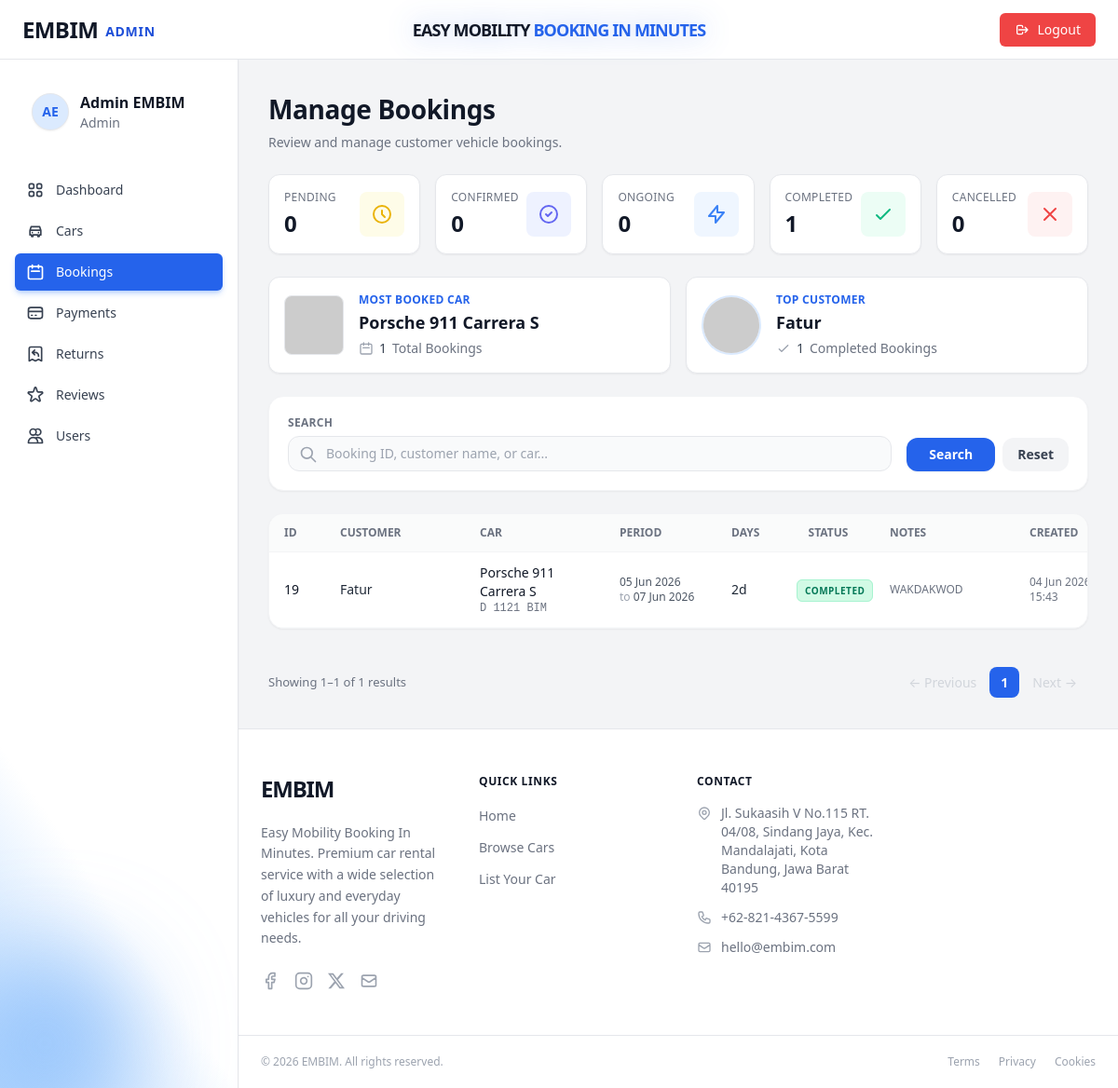
The page /admin/index.php?page=manage_bookings (signed in) on the database as committed earlier.
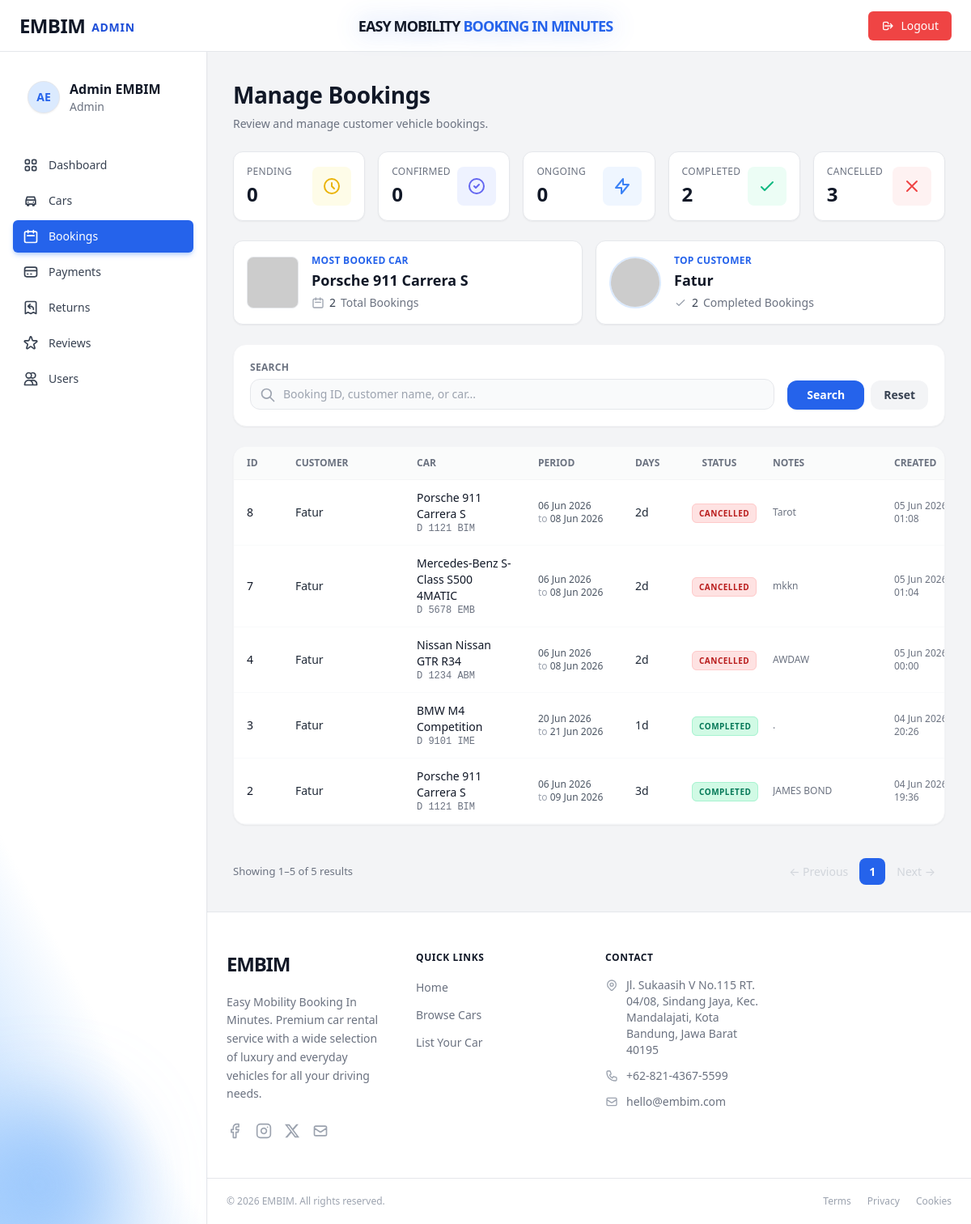
The same page on the database as committed later.
### tables this page shows
CREATE TABLE `cars` (
  `id` int(11) NOT NULL,
  `brand` varchar(80) NOT NULL,
  `model` varchar(100) NOT NULL,
  `year` year(4) NOT NULL,
  `stock` int(11) NOT NULL,
  `license_plate` varchar(20) NOT NULL,
  `price_per_day` decimal(12,2) NOT NULL,
  `status` enum('available','booked','maintenance') NOT NULL DEFAULT 'available',
  `transmission` enum('automatic','manual') NOT NULL DEFAULT 'automatic',
  `fuel_type` enum('gasoline','diesel','electric','hybrid') NOT NULL DEFAULT 'gasoline',
  `seats` tinyint(4) NOT NULL DEFAULT 5,
  `description` text DEFAULT NULL,
  `photo` varchar(255) DEFAULT NULL COMMENT 'Nama file gambar di folder assets/images',
  `created_at` datetime NOT NULL DEFAULT current_timestamp(),
  `updated_at` datetime NOT NULL DEFAULT current_timestamp() ON UPDATE current_timestamp()
);

CREATE TABLE `users` (
  `id` int(11) NOT NULL,
  `full_name` varchar(100) NOT NULL,
  `email` varchar(150) NOT NULL,
  `password` varchar(255) NOT NULL COMMENT 'bcrypt hash',
  `phone` varchar(20) DEFAULT NULL,
  `address` text DEFAULT NULL,
  `role` enum('admin','user') NOT NULL DEFAULT 'user',
  `photo_profile` varchar(100) DEFAULT NULL,
  `photo_ktp` varchar(100) DEFAULT NULL,
  `photo_sim` varchar(100) DEFAULT NULL,
  `created_at` datetime NOT NULL DEFAULT current_timestamp(),
  `updated_at` datetime NOT NULL DEFAULT current_timestamp() ON UPDATE current_timestamp()
);

CREATE TABLE `bookings` (
  `id` int(11) NOT NULL,
  `user_id` int(11) NOT NULL,
  `car_id` int(11) NOT NULL,
  `start_date` date NOT NULL,
  `end_date` date NOT NULL,
  `total_days` smallint(6) NOT NULL DEFAULT 1,
  `total_price` decimal(14,2) NOT NULL,
  `status` enum('pending','confirmed','ongoing','completed','cancelled') DEFAULT 'pending',
  `notes` text DEFAULT NULL,
  `identity_photo` varchar(255) DEFAULT NULL,
  `payment_method` enum('transfer_bank_bri','transfer_bank_mandiri','shopeepay','dana','ovo','gopay','transfer_bank_bni','transfer_bank_bca','transfer_bank_seabank') DEFAULT NULL,
  `payment_status` enum('unpaid','paid','refunded') DEFAULT 'unpaid',
  `payment_proof` varchar(255) DEFAULT NULL,
  `paid_at` datetime DEFAULT NULL,
  `created_at` datetime DEFAULT current_timestamp(),
  `updated_at` datetime DEFAULT current_timestamp() ON UPDATE current_timestamp()
);

### admin/controllers/AdminBookingController.php (called while the page is built, shortened)
<?php
require_once __DIR__ . '/../models/DashboardModel.php';
class AdminBookingController
{
    private DashboardModel $dashModel;
    private int $perPage = 10;
    public function __construct()
    {
        $this->dashModel = new DashboardModel();
    }
    public function manageBookings(): void
    {
        $status = trim($_GET['status'] ?? '');
        $search = trim($_GET['search'] ?? '');
        $all         = $this->dashModel->getBookingsFiltered($status, $search);
        $total       = count($all);
        $totalPages  = max(1, (int) ceil($total / $this->perPage));
        $currentPage = max(1, min($totalPages, (int) ($_GET['p'] ?? 1)));
        $offset      = ($currentPage - 1) * $this->perPage;
        $bookings    = array_slice($all, $offset, $this->perPage);
        $topCar  = $this->dashModel->getTopCar();
        $topUser = $this->dashModel->getTopUser();
        require_once __DIR__ . '/../views/manage_bookings.php';
    }
}

### admin/index.php (called while the page is built, shortened)
<?php
    require_once __DIR__ . '/config/database.php';
    require_once __DIR__ . '/controllers/AdminBookingController.php';
    $page = $_GET['page'] ?? 'dashboard';
    match ($page) {
        'add_car'               => (new DashboardController())->addCar(),
        'edit_car'              => (new DashboardController())->editCar(),
        'delete_car'            => (new DashboardController())->deleteCar(),
        'manage_cars'           => (new DashboardController())->manageCars(),
        'manage_bookings'       => (new AdminBookingController())->manageBookings(),
        'manage_payments'       => (new DashboardController())->managePayments(),
        'export_payments'       => (new DashboardController())->exportPayments(),
        'payment_detail'        => (new DashboardController())->paymentDetail(),
        'edit_payment'          => (new DashboardController())->editPayment(),
        'booking_detail'        => (new AdminBookingController())->bookingDetail(),
        'edit_booking'          => (new AdminBookingController())->editBooking(),
        'delete_booking'        => (new AdminBookingController())->deleteBooking(),
        'manage_users'          => (new UserController())->manageUsers(),
        'manage_returns'        => (new AdminReturnController())->manageReturns(),
        'add_return'            => (new AdminReturnController())->addReturn(),
        'return_detail'         => (new AdminReturnController())->returnDetail(),
        'edit_return'           => (new AdminReturnController())->editReturn(),
        'delete_return'         => (new AdminReturnController())->deleteReturn(),
        'manage_reviews'        => (new AdminReviewController())->manageReviews(),
        'delete_review'         => (new AdminReviewController())->deleteReview(),
        'edit_profile'          => (new ProfileController())->editProfile(),
        'api_check_bookings'    => (new AdminBookingController())->checkNewBookings(),
        'api_check_cancelled_bookings' => (new AdminBookingController())->checkCancelledBookings(),
        default                 => (new DashboardController())->dashboard(),
    };

### admin/config/database.php (called while the page is built, shortened)
<?php
function getPDO(): PDO {
    static $pdo = null;
    if ($pdo === null) {
        $dsn = sprintf('mysql:host=%s;dbname=%s;charset=%s', DB_HOST, DB_NAME, DB_CHARSET);
        $pdo = new PDO($dsn, DB_USER, DB_PASS, [
            PDO::ATTR_ERRMODE            => PDO::ERRMODE_EXCEPTION,
            PDO::ATTR_DEFAULT_FETCH_MODE => PDO::FETCH_ASSOC,
            PDO::ATTR_EMULATE_PREPARES   => false,
        ]);
    }
    return $pdo;
}

### admin/models/DashboardModel.php (called while the page is built, shortened)
<?php
require_once __DIR__ . '/../config/database.php';
class DashboardModel {
    public function getBookingsFiltered(string $status = '', string $search = ''): array {
        $sql = "
            SELECT
                b.`id`, b.`user_id`, b.`car_id`,
                b.`start_date`, b.`end_date`, b.`total_days`,
                b.`total_price`, b.`status`, b.`notes`,
                b.`payment_status`,
                b.`created_at`, b.`updated_at`,
                u.`full_name`  AS customer_name,
                CONCAT(c.`brand`, ' ', c.`model`) AS car_name,
                c.`license_plate`,
                r.`id` AS return_id, r.`late_days`, r.`car_condition`,
                (SELECT COUNT(*) FROM `reviews` rev WHERE rev.`booking_id` = b.`id`) AS review_count
            FROM `bookings` b
            JOIN `users` u ON u.`id` = b.`user_id`
            JOIN `cars`  c ON c.`id` = b.`car_id`
            LEFT JOIN `returns` r ON r.`booking_id` = b.`id`
            WHERE 1=1
        ";
        $params = [];
        $sql .= " ORDER BY b.`id` DESC";
        $stmt = getPDO()->prepare($sql);
        $stmt->execute($params);
        return $stmt->fetchAll();
    }
    public function getTopCar(): ?array {
        $sql = "
            SELECT c.*, COUNT(b.id) as booking_count
            FROM `cars` c
            JOIN `bookings` b ON c.id = b.car_id
            GROUP BY c.id
            ORDER BY booking_count DESC
            LIMIT 1
        ";
        $stmt = getPDO()->query($sql);
        $result = $stmt->fetch(PDO::FETCH_ASSOC);
        return $result ?: null;
    }
    public function getTopUser(): ?array {
        $sql = "
            SELECT u.*, COUNT(b.id) as booking_count
            FROM `users` u
            JOIN `bookings` b ON u.id = b.user_id
            WHERE b.`status` = 'completed'
            GROUP BY u.id
            ORDER BY booking_count DESC
            LIMIT 1
        ";
        $stmt = getPDO()->query($sql);
        $result = $stmt->fetch(PDO::FETCH_ASSOC);
        return $result ?: null;
    }
}

### admin/views/manage_bookings.php (the view, shortened to what the rows shown need)
<?php require_once __DIR__ . '/partials/layout_top.php'; ?>
<div class="space-y-6">
  <div class="page-heading">
    <h1>Manage Bookings</h1>
  </div>
  <div class="grid grid-cols-1 md:grid-cols-2 gap-4 mb-6">
    <?php if (!empty($topCar)): ?>
    <div class="bg-white rounded-xl border border-gray-200 p-4 flex items-center gap-4 shadow-sm hover:shadow-md transition-shadow">
      <div class="w-16 h-16 shrink-0 rounded-lg overflow-hidden bg-gray-100 border border-gray-200">
        <img src="../assets/images/<?= htmlspecialchars($topCar['photo']) ?>" alt="Top Car" class="w-full h-full object-cover" onerror="this.src='https://ui-avatars.com/api/?name=Car&background=f3f4f6&color=9ca3af'" />
      </div>
      <div class="flex-1 min-w-0">
        <p class="text-xs font-bold text-blue-600 uppercase tracking-wide mb-0.5">Most Booked Car</p>
        <p class="text-lg font-bold text-gray-900 truncate"><?= htmlspecialchars($topCar['brand'] . ' ' . $topCar['model']) ?></p>
        <p class="text-sm text-gray-500 mt-1 flex items-center gap-1.5">
          <svg xmlns="http://www.w3.org/2000/svg" class="h-4 w-4 text-gray-400" fill="none" viewBox="0 0 24 24" stroke="currentColor" stroke-width="2"><path stroke-linecap="round" stroke-linejoin="round" d="M8 7V3m8 4V3m-9 8h10M5 21h14a2 2 0 002-2V7a2 2 0 00-2-2H5a2 2 0 00-2 2v12a2 2 0 002 2z"/></svg>
          <span class="font-medium text-gray-700"><?= $topCar['booking_count'] ?></span> Total Bookings
        </p>
      </div>
    </div>
    <?php endif; ?>
    <?php if (!empty($topUser)): ?>
    <div class="bg-white rounded-xl border border-gray-200 p-4 flex items-center gap-4 shadow-sm hover:shadow-md transition-shadow">
      <div class="w-16 h-16 shrink-0 rounded-full overflow-hidden bg-gray-100 border-2 border-blue-100">
        <img src="../assets/images/user/<?= htmlspecialchars($topUser['photo_profile'] ?? 'default.png') ?>" alt="Top User" class="w-full h-full object-cover" onerror="this.src='https://ui-avatars.com/api/?name=<?= urlencode($topUser['full_name']) ?>&background=eff6ff&color=1d4ed8'" />
      </div>
      <div class="flex-1 min-w-0">
        <p class="text-xs font-bold text-blue-600 uppercase tracking-wide mb-0.5">Top Customer</p>
        <p class="text-lg font-bold text-gray-900 truncate"><?= htmlspecialchars($topUser['full_name']) ?></p>
        <p class="text-sm text-gray-500 mt-1 flex items-center gap-1.5">
          <svg xmlns="http://www.w3.org/2000/svg" class="h-4 w-4 text-gray-400" fill="none" viewBox="0 0 24 24" stroke="currentColor" stroke-width="2"><path stroke-linecap="round" stroke-linejoin="round" d="M5 13l4 4L19 7"/></svg>
          <span class="font-medium text-gray-700"><?= $topUser['booking_count'] ?></span> Completed Bookings
        </p>
      </div>
    </div>
    <?php endif; ?>
  </div>
  <div class="bg-white rounded-2xl shadow-sm border border-gray-100 overflow-hidden mb-6">
    <div class="overflow-x-auto">
      <table class="w-full text-left text-sm text-gray-600 table-fixed min-w-[1000px]">
        <thead class="bg-gray-50/80 border-b border-gray-100 text-xs uppercase font-semibold text-gray-500">
          <tr>
            <th class="px-4 py-3 w-[6%]">ID</th>
            <th class="px-4 py-3 w-[15%]">Customer</th>
            <th class="px-4 py-3 w-[15%]">Car</th>
            <th class="px-4 py-3 w-[12%]">Period</th>
            <th class="px-4 py-3 w-[7%]">Days</th>
            <th class="px-4 py-3 w-[10%] text-center">Status</th>
            <th class="px-4 py-3 w-[15%]">Notes</th>
            <th class="px-4 py-3 w-[10%]">Created</th>
          </tr>
        </thead>
      <tbody>
        <?php if (empty($bookings)): ?>
          <tr><td colspan="9" class="text-center py-10 text-gray-400">No booking data found.</td></tr>
        <?php else: foreach ($bookings as $b): ?>
        <tr class="hover:bg-blue-50/30 transition-colors group border-b border-gray-50">
          <td class="px-4 py-3 font-medium text-gray-900"><?= (int)$b['id'] ?></td>
          <td class="px-4 py-3 font-medium text-gray-800"><?= htmlspecialchars($b['customer_name']) ?></td>
          <td class="px-4 py-3">
            <div class="font-medium text-gray-900"><?= htmlspecialchars($b['car_name']) ?></div>
            <div class="text-xs text-gray-500 font-mono"><?= htmlspecialchars($b['license_plate']) ?></div>
          </td>
          <td class="px-4 py-3 text-xs text-gray-600">
            <?= date('d M Y', strtotime($b['start_date'])) ?><br><span class="text-gray-400">to</span> <?= date('d M Y', strtotime($b['end_date'])) ?>
          </td>
          <td class="px-4 py-3 font-medium text-gray-800">
            <?= (int)$b['total_days'] ?>d
          </td>
          <td class="px-4 py-3 text-center">
            <?php
              $bs = $b['status'] ?? 'completed';
              $bsCls = match($bs) {
                'completed' => 'bg-emerald-100 text-emerald-700 border-emerald-200',
                'ongoing' => 'bg-blue-100 text-blue-700 border-blue-200',
                'cancelled' => 'bg-red-100 text-red-700 border-red-200',
                'confirmed' => 'bg-indigo-100 text-indigo-700 border-indigo-200',
                'pending' => 'bg-yellow-100 text-yellow-700 border-yellow-200',
                default => 'bg-gray-100 text-gray-700 border-gray-200'
              };
            ?>
            <span class="px-2 py-1 border rounded-md text-[10px] font-bold uppercase tracking-wider <?= $bsCls ?>">
              <?= htmlspecialchars($bs) ?>
            </span>
          </td>
          <td class="px-4 py-3 text-xs text-gray-500">
            <div class="truncate max-w-[120px]" title="<?= htmlspecialchars($b['notes'] ?? '') ?>">
              <?= !empty($b['notes']) ? htmlspecialchars($b['notes']) : '<span class="italic text-gray-400">—</span>' ?>
            </div>
          </td>
          <td class="px-4 py-3 text-xs text-gray-500">
            <?= htmlspecialchars(date('d M Y', strtotime($b['created_at']))) ?><br><?= htmlspecialchars(date('H:i', strtotime($b['created_at']))) ?>
          </td>
        </tr>
        <?php endforeach; endif; ?>
      </tbody>
    </table>
    </div>
  </div>
</div>
<?php require_once __DIR__ . '/partials/layout_bottom.php'; ?>

Rows that differ between the two databases and show on the page:
removed bookings: id "19", user.full_name "Fatur", car_name "Porsche 911 Carrera S", car.license_plate "D 1121 BIM", start_date "05 Jun 2026", end_date "07 Jun 2026", total_days "2", status "COMPLETED", notes "WAKDAKWOD", created_at "04 Jun…", created_at "15:43"
added bookings: id "8", user.full_name "Fatur", car_name "Porsche 911 Carrera S", car.license_plate "D 1121 BIM", start_date "06 Jun 2026", end_date "08 Jun 2026", total_days "2", status "CANCELLED", notes "Tarot", created_at "05 Jun…", created_at "01:08"
added bookings: id "7", user.full_name "Fatur", car_name "Mercedes-Benz S-Class S500 4MATIC", car.license_plate "D 5678 EMB", start_date "06 Jun 2026", end_date "08 Jun 2026", total_days "2", status "CANCELLED", notes "mkkn", created_at "05 Jun…", created_at "01:04"
added bookings: id "4", user.full_name "Fatur", car_name "Nissan Nissan GTR R34", car.license_plate "D 1234 ABM", start_date "06 Jun 2026", end_date "08 Jun 2026", total_days "2", status "CANCELLED", notes "AWDAW", created_at "05 Jun…", created_at "00:00"
added bookings: id "3", user.full_name "Fatur", car_name "BMW M4 Competition", car.license_plate "D 9101 IME", start_date "20 Jun 2026", end_date "21 Jun 2026", total_days "1", status "COMPLETED", notes ".", created_at "04 Jun…", created_at "20:26"
added bookings: id "2", user.full_name "Fatur", car_name "Porsche 911 Carrera S", car.license_plate "D 1121 BIM", start_date "06 Jun 2026", end_date "09 Jun 2026", total_days "3", status "COMPLETED", notes "JAMES BOND", created_at "04 Jun…", created_at "19:36"
Other text that changed with them:
$stats['completed']: "1" → "2"
$stats['cancelled']: "0" → "3"
$topCar['booking_count']: "1" → "2"
$topUser['booking_count']: "1" → "2"
$to: "1" → "5"
$total: "1" → "5"
